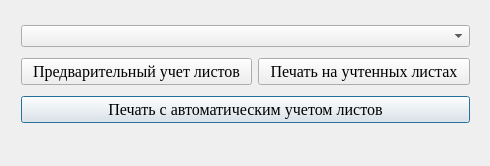
<?xml version="1.0" encoding="UTF-8"?>
<ui version="4.0">
 <class>SelectWindow</class>
 <widget class="QMainWindow" name="SelectWindow">
  <property name="geometry">
   <rect>
    <x>0</x>
    <y>0</y>
    <width>490</width>
    <height>166</height>
   </rect>
  </property>
  <property name="windowTitle">
   <string>MainWindow</string>
  </property>
  <widget class="QWidget" name="centralwidget">
   <widget class="QWidget" name="centralWidget" native="true">
    <property name="geometry">
     <rect>
      <x>10</x>
      <y>10</y>
      <width>469</width>
      <height>131</height>
     </rect>
    </property>
    <widget class="QWidget" name="gridLayoutWidget">
     <property name="geometry">
      <rect>
       <x>11</x>
       <y>10</y>
       <width>449</width>
       <height>111</height>
      </rect>
     </property>
     <layout class="QGridLayout" name="gridLayout">
      <item row="1" column="0">
       <widget class="QPushButton" name="printModeAccounting">
        <property name="font">
         <font>
          <family>Times New Roman</family>
          <pointsize>12</pointsize>
          <stylestrategy>PreferAntialias</stylestrategy>
         </font>
        </property>
        <property name="text">
         <string>  Предварительный учет листов  </string>
        </property>
        <property name="default">
         <bool>false</bool>
        </property>
       </widget>
      </item>
      <item row="1" column="1">
       <widget class="QPushButton" name="printFromAccountPaper">
        <property name="font">
         <font>
          <family>Times New Roman</family>
          <pointsize>12</pointsize>
          <stylestrategy>PreferAntialias</stylestrategy>
         </font>
        </property>
        <property name="text">
         <string>  Печать на учтенных листах  </string>
        </property>
       </widget>
      </item>
      <item row="2" column="0" colspan="2">
       <widget class="QPushButton" name="printWithAccountingPaper">
        <property name="font">
         <font>
          <family>Times New Roman</family>
          <pointsize>12</pointsize>
          <stylestrategy>PreferAntialias</stylestrategy>
         </font>
        </property>
        <property name="text">
         <string>Печать с автоматическим учетом листов</string>
        </property>
        <property name="default">
         <bool>true</bool>
        </property>
       </widget>
      </item>
      <item row="0" column="0" colspan="2">
       <widget class="QComboBox" name="printerCBox"/>
      </item>
     </layout>
    </widget>
   </widget>
  </widget>
  <widget class="QStatusBar" name="statusbar">
   <property name="sizeGripEnabled">
    <bool>false</bool>
   </property>
  </widget>
 </widget>
 <resources/>
 <connections/>
</ui>
